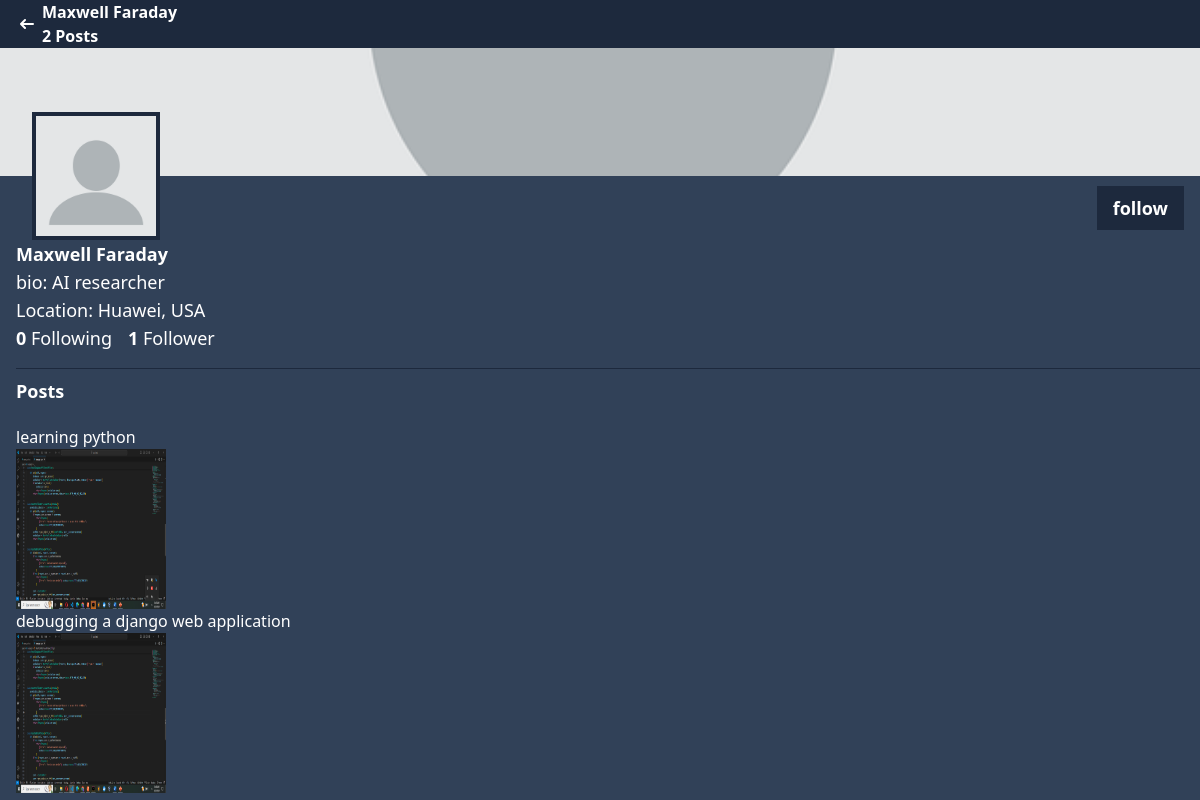
The page /profile/maxwell/ (signed in) on the database its author committed.
### accounts/models.py (models this page shows, shortened)
class Profile(models.Model):
    user = models.ForeignKey(User, on_delete=models.CASCADE)
    id_user = models.IntegerField()
    bio = models.TextField(blank=True)
    profileimg = models.ImageField(upload_to='profile_images', default='blank-profile.png')
    backgroundimg = models.ImageField(
        upload_to="profile_images", default="blank-profile.png"
    )
    location = models.CharField(max_length=100, blank=True)

### core/models.py (models this page shows, shortened)
class Post(models.Model):
    id = models.UUIDField(primary_key=True, default=uuid.uuid4)
    user = models.CharField(max_length=100)
    image = models.ImageField(upload_to='post_images')
    text = models.TextField()
    created_at = models.DateField(default=datetime.now)
    no_of_likes = models.IntegerField(default=0)
    class Meta:
        ordering = ("created_at",)

### accounts/views.py (the view)
# urls.py: path("profile/<str:username>/", views.profile, name='profile'),
@login_required(login_url='accounts:login')
def profile(request, username):
    user_object = User.objects.get(username=username)
    user_profile = Profile.objects.get(user=user_object)
    posts = Post.objects.filter(user=user_object)
    number_of_posts = len(posts)
    follower = request.user.username
    user = username
    if FollowersCount.objects.filter(follower=follower, user=user).first():
        button_text = 'unfollow'
    else:
        button_text = 'follow'
    user_followers = len(FollowersCount.objects.filter(user=user))
    user_following = len(FollowersCount.objects.filter(follower=user))
    context = {
        "user_object": user_object,
        "user_profile": user_profile,
        "user_posts": posts,
        "number_of_posts": number_of_posts,
        'button_text': button_text,
        "user_followers": user_followers,
        "user_following": user_following,
    }
    return render(request, 'profile.html', context)

### templates/profile.html (shortened to what this page needs)
{% load compress %}
{% load static %}
<!DOCTYPE html>
<html lang="en">
<head>
    {% compress css %}
        <link rel="stylesheet" href="{% static 'src/output.css' %}">
    {% endcompress %}
</head>
<body class="overflow-x-hidden">
    <div class="flex items-center space-x-2 bg-slate-800 text-white pl-3">
        <div>
            <a href={% url 'core:index' %} class="block">
                <svg class="w-3.5 h-3.5 ms-2 -rotate-180" aria-hidden="true" xmlns="http://www.w3.org/2000/svg" fill="none"
                    viewBox="0 0 14 10">
                    <path stroke="currentColor" stroke-linecap="round" stroke-linejoin="round" stroke-width="2"
                        d="M1 5h12m0 0L9 1m4 4L9 9" />
                </svg>
            </a>
        </div>
        <div>
            <h2 class="font-bold">{{user_object.first_name}} {{user_object.last_name}}</h2>
            {% if number_of_posts == 0 %}
                <span class="font-semibold">No posts</span>
            {% elif number_of_posts == 1 %}
                <span class="font-semibold">{{number_of_posts}} Post</span>
            {% else %}
                <span class="font-semibold">{{number_of_posts}} Posts</span>
            {% endif %}
        </div>
    </div>
    <div class="bg-slate-700 h-full pb-2">
        <div class="">
            <img
                src="{{user_profile.backgroundimg.url}}"
                class="object-cover w-full h-32"
                alt="profile background image"
            />
        </div>
        <div class="flex justify-between items-center mx-4">
            <div
                class="w-32 h-32 relative rounded-md ml-4 -mt-16"
            >
                <img
                    src="{{user_profile.profileimg.url}}"
                    class="object-cover w-32 h-32 border-4 border-slate-800"
                    alt="profile image"
                />
            </div>
            <div>
                {% if user_object.username == user.username %}
                <div>
                    <a href="#" class="edit-btn py-2 px-2 bg-slate-800 text-white rounded-full mr-4">
                        Edit Profile
                    </a>
                </div>
                {% else %}
                    <form
                        data-url="{% url 'accounts:follow' %}"
                        method="post"
                        class="follow-form"
                    >
                        <button class="follow-btn py-2 px-4 bg-slate-800 hover:bg-gray-300 hover:text-black text-white text-lg font-semibold">{{button_text}}</button>
                    </form>
                {% endif %}
            </div>
        </div>
        <div class="text-white ml-4">
            <h1 class="font-bold text-lg">{{user_object.first_name}} {{user_object.last_name}}</h1>
            {% if user_profile.bio %}
                <p class="text-lg">bio: {{user_profile.bio}}</p>
            {% endif%}
            {% if user_profile.location %}
                <p class="text-lg">Location: {{user_profile.location}}</p>
            {% endif %}
            <div class="flex space-x-4 text-lg">
                <p><span class="font-bold">{{user_following}}</span class='text-gray-300 font-semibold'> Following</p>
                {% if user_followers == 1 %}
                    <p><span class="font-bold">{{user_followers}}</span class='text-gray-300 font-semibold'> Follower</p>
                {% else %}
                    <p><span class="font-bold">{{user_followers}}</span class='text-gray-300 font-semibold'> Followers</p>
                {% endif %}
            </div>
        </div>
        <div class="flex flex-col  mt-4 border-t border-slate-800 w-full ml-4">
            <h1 class="text-white text-lg font-bold mt-2">Posts</h1>
            <div class="mt-5">
                <div class="post-section text-white">
                    <ul>
                        {% for post in user_posts %}
                            <li>
                                <a
                                    href="#"
                                >
                                    <p>{{post.text}}</p>
                                    {% if post.image.url is not None %}
                                    <img
                                        src="{{post.image.url}}"
                                        class="w-[150px] h-[160px]"
                                        alt='post image'
                                    />
                                    {% endif %}
                                </a>
                            <li>
                        {% endfor %}
                    </ul>
                </div>
            </div>
        </div>
    </div>
</body>
</html>

### rows shown on the page
Profile: backgroundimg (placeholder picture), profileimg (placeholder picture), bio "AI researcher", location "Huawei, USA"
Post: text "learning python", image (picture)
Post: text "debugging a django web application", image (picture)

### other values the page prints
{{ user_object.first_name }} "Maxwell"
{{ user_object.last_name }} "Faraday"
{{ number_of_posts }} "2"
{{ button_text }} "follow"
{{ user_following }} "0"
{{ user_followers }} "1"
